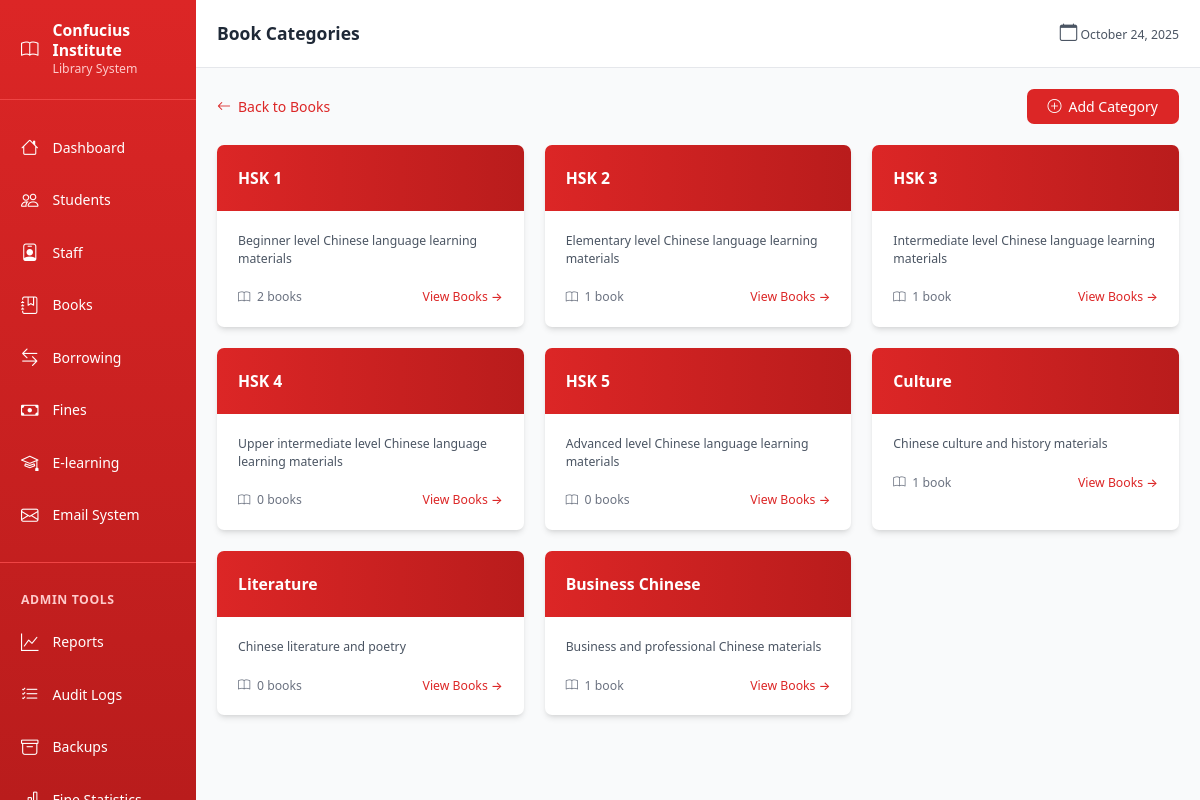
/books/categories (signed in), run on the app's committed database.
### models.py (models this page shows)
class Category(db.Model):
    id = db.Column(db.Integer, primary_key=True)
    name = db.Column(db.String(100), unique=True, nullable=False)
    description = db.Column(db.Text)
    created_at = db.Column(db.DateTime, default=datetime.utcnow)
    books = db.relationship('Book', backref='category_ref', lazy=True)

### blueprints/books.py (the view)
@books_bp.route('/categories')
@login_required
def list_categories():
    categories = Category.query.all()
    return render_template('books/categories.html', categories=categories)

### templates/books/categories.html (shortened to what this page needs)
{% extends 'base.html' %}
{% block page_header %}Book Categories{% endblock %}
{% block content %}
<div class="max-w-6xl mx-auto">
    <div class="mb-6 flex justify-between items-center">
        <a href="{{ url_for('books.list_books') }}" class="inline-flex items-center text-red-600 hover:text-red-700">
            <i class="bi bi-arrow-left mr-2"></i>Back to Books
        </a>
        <a href="{{ url_for('books.add_category') }}" class="bg-red-600 text-white px-4 py-2 rounded-lg hover:bg-red-700 transition">
            <i class="bi bi-plus-circle mr-2"></i>Add Category
        </a>
    </div>
    <div class="grid grid-cols-1 md:grid-cols-2 lg:grid-cols-3 gap-6">
        {% for category in categories %}
        <div class="bg-white rounded-lg shadow-md overflow-hidden hover:shadow-lg transition">
            <div class="bg-gradient-to-r from-red-600 to-red-700 p-4 text-white">
                <h3 class="text-lg font-bold">{{ category.name }}</h3>
            </div>
            <div class="p-4">
                <p class="text-gray-600 text-sm mb-4">{{ category.description or 'No description provided' }}</p>
                <div class="flex items-center justify-between">
                    <span class="text-sm text-gray-500">
                        <i class="bi bi-book mr-1"></i>
                        {{ category.books|length }} book{{ 's' if category.books|length != 1 else '' }}
                    </span>
                    <a href="{{ url_for('books.list_books') }}?category={{ category.id }}" class="text-red-600 hover:text-red-700 text-sm font-medium">
                        View Books →
                    </a>
                </div>
            </div>
        </div>
        {% endfor %}
    </div>
</div>
{% endblock %}

### templates/base.html (style rules this page uses)
:root { font-size: 14px; }

### data on the page
Category: name "HSK 1", description "Beginner level Chinese language learning materials", books|length "2", books "s"
Category: name "HSK 2", description "Elementary level Chinese language learning materials", books|length "1"
Category: name "HSK 3", description "Intermediate level Chinese language learning materials", books|length "1"
Category: name "HSK 4", description "Upper intermediate level Chinese language learning materials", books|length "0", books "s"
Category: name "HSK 5", description "Advanced level Chinese language learning materials", books|length "0", books "s"
Category: name "Culture", description "Chinese culture and history materials", books|length "1"
Category: name "Literature", description "Chinese literature and poetry", books|length "0", books "s"
Category: name "Business Chinese", description "Business and professional Chinese materials", books|length "1"
